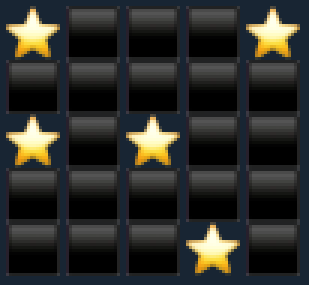
#> input picture ref.png, 103 x 95 px (shown 3 times larger)
$ python mines.py
#> lines starting #> are read from the running program, lines starting #| are printed output that depends on the picture
import numpy as np
import cv2

# Carregando a imagem de referência
imagem_referencia = cv2.imread('ref.png')
#> imagem_referencia is the input picture: shape (95, 103, 3); mean B, G, R 42.6, 45.4, 44.3

# Convertendo a imagem de referência para escala de cinza
imagem_referencia_gray = cv2.cvtColor(imagem_referencia, cv2.COLOR_BGR2GRAY)
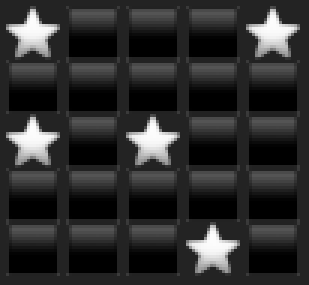
#> imagem_referencia_gray: shape (95, 103) (shown 3 times larger); min 0, max 253, mean 44.8

# Definindo os valores de intensidade para estrela e quadrado
intensidade_estrela = 255
intensidade_quadrado = 0

# Definindo o limite inferior de intensidade para considerar como quadrado
limite_inferior = 100

# Obtendo as dimensões do grid
altura_grid, largura_grid = 5, 5

# Redimensionando a imagem de referência para o tamanho do grid
imagem_referencia_resized = cv2.resize(imagem_referencia_gray, (largura_grid, altura_grid))
#> imagem_referencia_resized = [[251, 31, 31, 32, 251], [21, 21, 21, 21, 21], [247, 11, 247, 11, 11], [3, 3, 3, 3, 3], [0, 0, 0, 227, 0]]

# Criando o grid
grid = np.zeros((altura_grid, largura_grid), dtype=int)
posicoes_estrelas = []
for i in range(altura_grid):
    for j in range(largura_grid):
        if imagem_referencia_resized[i, j] > limite_inferior:
            grid[i, j] = intensidade_estrela
            posicoes_estrelas.append((i, j))

        else:
            grid[i, j] = intensidade_quadrado

for i in range(altura_grid):
    for j in range(largura_grid):
        if grid[i, j] == intensidade_estrela:
            print("⭐️", end='')
        else:
            print("⬛️", end='')
    print()

# Exibindo as posições das estrelas
print("Posições das estrelas:")
for posicao in posicoes_estrelas:
    print(posicao)
